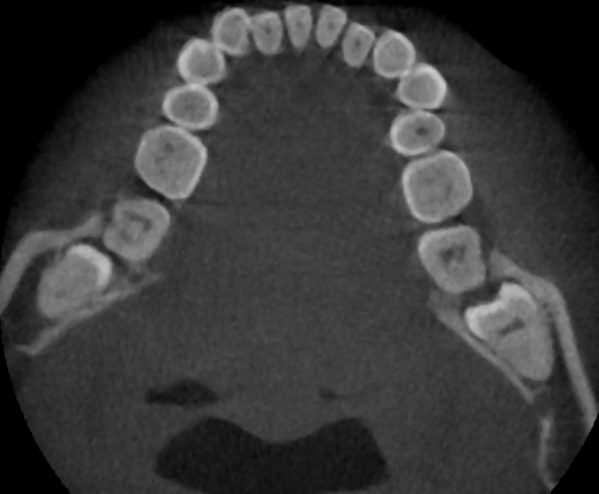
#> input picture multi-code/images/samples/00.jpg, 1197 x 987 px (shown at 1/2 size)
$ python -i random_rotate.py   (imports and definitions only)
#> lines starting #> are read from the running program, lines starting #| are printed output that depends on the picture
import numpy as np
import scipy.ndimage as ndimage


def random_rotate3D(img_numpy, label=None, min_angle=-10, max_angle=10):
    """
    Returns a random rotated array in the same shape
    :param img_numpy: 3D numpy array
    :param label: 3D label array
    :param min_angle: in degrees
    :param max_angle: in degrees
    :return: 3D rotated img
    """
    assert img_numpy.ndim == 3, "provide a 3d numpy array"
    assert min_angle < max_angle, "min should be less than max val"
    assert min_angle > -360 or max_angle < 360
    all_axes = [(1, 0), (1, 2), (0, 2)]
    angle = np.random.randint(low=min_angle, high=max_angle + 1)
    axes_random_id = np.random.randint(low=0, high=len(all_axes))
    axes = all_axes[axes_random_id]

    img_numpy = ndimage.rotate(img_numpy, angle, axes=axes, reshape=False)

    if label is not None:
        if label.ndim == 4:
            for ch in range(label.shape[0]):
                label[ch, :, :, :] = ndimage.rotate(label[ch, :, :, :], angle, axes=axes, reshape=False)
        else:
            label = ndimage.rotate(label, angle, axes=axes, reshape=False, order=0)
        return img_numpy, label

    return img_numpy


class RandomRotation(object):
    def __init__(self, min_angle=-10, max_angle=10):
        self.min_angle = min_angle
        self.max_angle = max_angle

    def __call__(self, img_numpy, label=None):
        """
        Args:
            img_numpy (numpy): Image to be rotated.
            label (numpy): Label segmentation map to be rotated

        Returns:
            img_numpy (numpy): rotated img.
            label (numpy): rotated Label segmentation map.
        """
        if label is None:
            img_numpy = random_rotate3D(img_numpy, min_angle=self.min_angle, max_angle=self.max_angle)
            return img_numpy
        else:
            img_numpy, label = random_rotate3D(img_numpy, label=label, min_angle=self.min_angle, max_angle=self.max_angle)
            return img_numpy, label

>>> import cv2
>>> picture = cv2.imread('../../../multi-code/images/samples/00.jpg')
#> picture is the input picture: shape (987, 1197, 3); min 0, max 203, mean 56.9
>>> result = random_rotate3D(picture)
#> in random_rotate3D, `img_numpy = ndimage.rotate(img_numpy, angle, axes=axes, reshape=False)`:
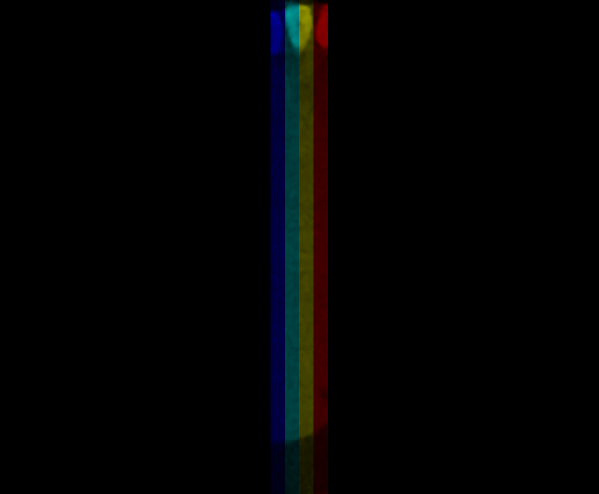
#> img_numpy: shape (987, 1197, 3) (shown at 1/2 size); mean of channels 0, 1, 2 2.9, 2.9, 2.9; drawn as B, G, R

$ run again, on multi-code/images/samples/02.jpg
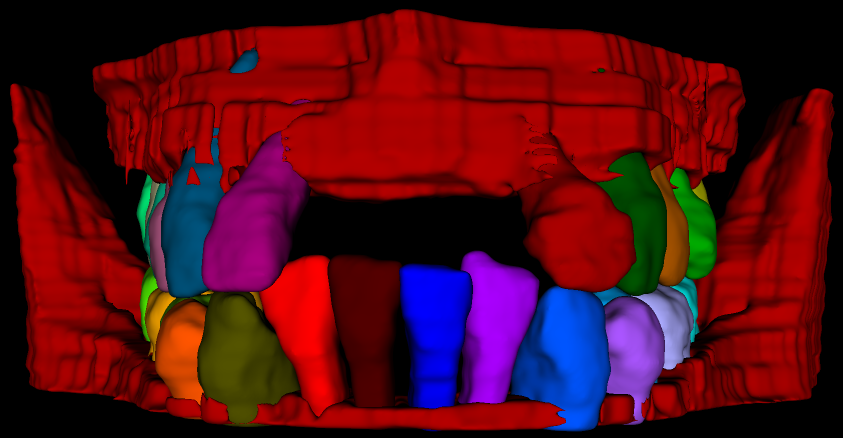
#> input picture multi-code/images/samples/02.jpg, 1685 x 875 px (shown at 1/2 size)
#> picture is the input picture: shape (875, 1685, 3); mean B, G, R 23.6, 10.5, 83.8
#> in random_rotate3D, `img_numpy = ndimage.rotate(img_numpy, angle, axes=axes, reshape=False)`:
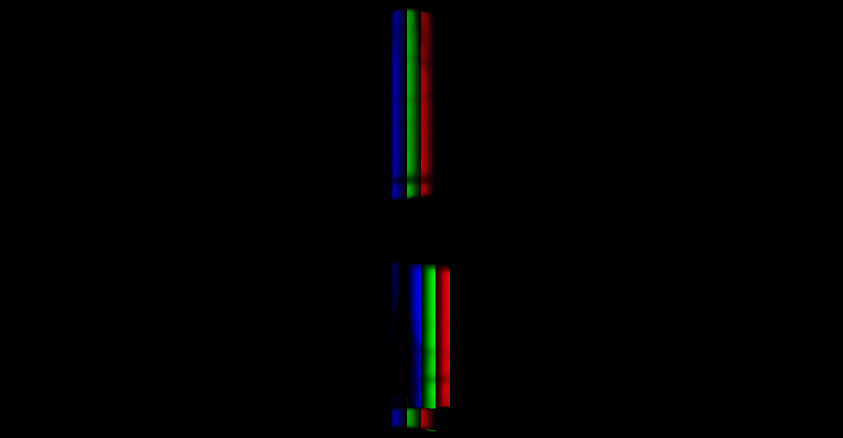
#> img_numpy: shape (875, 1685, 3) (shown at 1/2 size); mean of channels 0, 1, 2 1.4, 1.5, 1.4; drawn as B, G, R

$ run again, on multi-code/images/samples/10.jpg
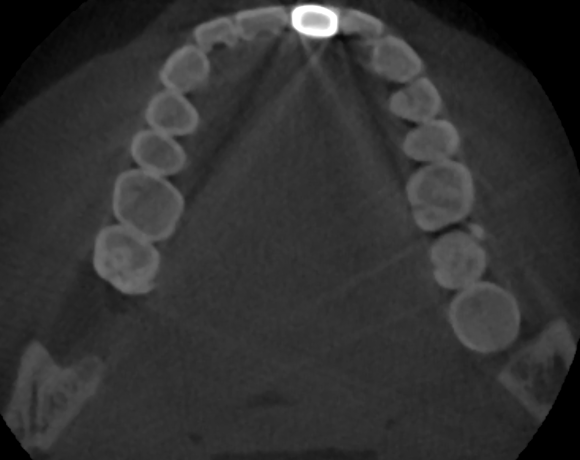
#> input picture multi-code/images/samples/10.jpg, 1159 x 920 px (shown at 1/2 size)
#> picture is the input picture: shape (920, 1159, 3); min 0, max 255, mean 49.3
#> in random_rotate3D, `img_numpy = ndimage.rotate(img_numpy, angle, axes=axes, reshape=False)`:
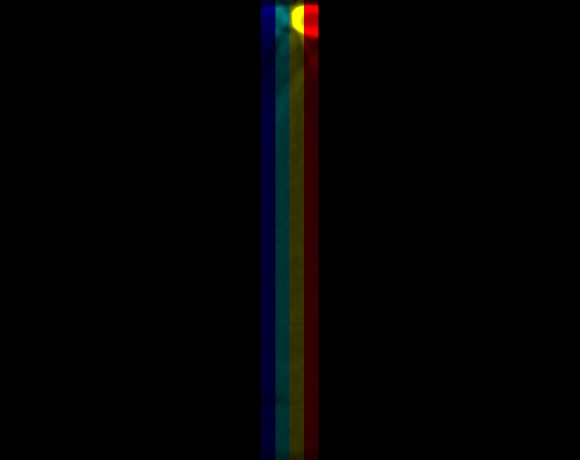
#> img_numpy: shape (920, 1159, 3) (shown at 1/2 size); mean of channels 0, 1, 2 2.6, 2.8, 3.1; drawn as B, G, R
